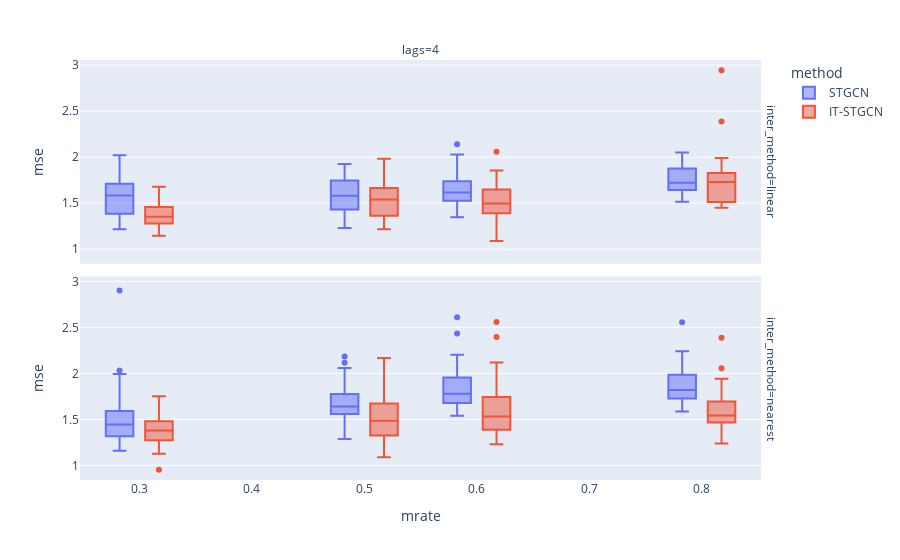

Notebook code cell kept with this figure:
### Markdown cell above
## random

### Code cell
data.query("method!='GNAR' and mtype =='rand' ").plot.box(backend='plotly',x='mrate',color='method',y='mse',facet_col='lags',facet_row='inter_method',height=800)
